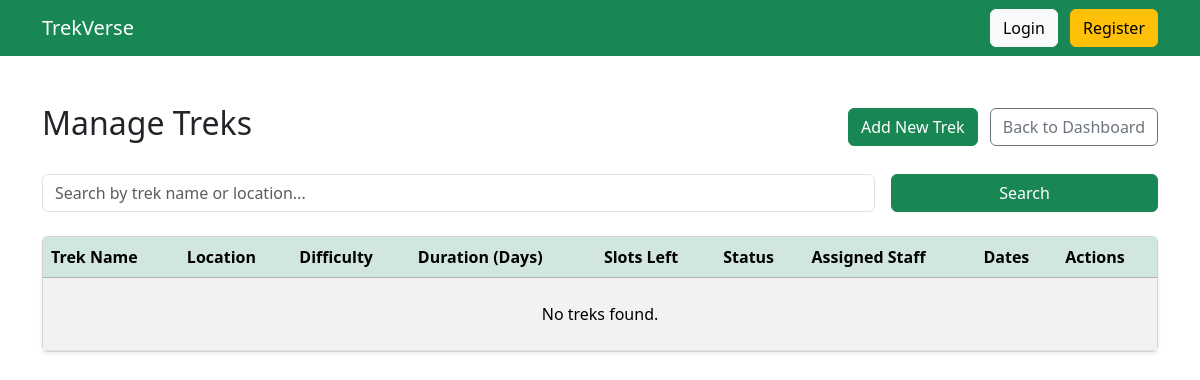
/admin/treks (signed in), run on an earlier commit of the app's database.
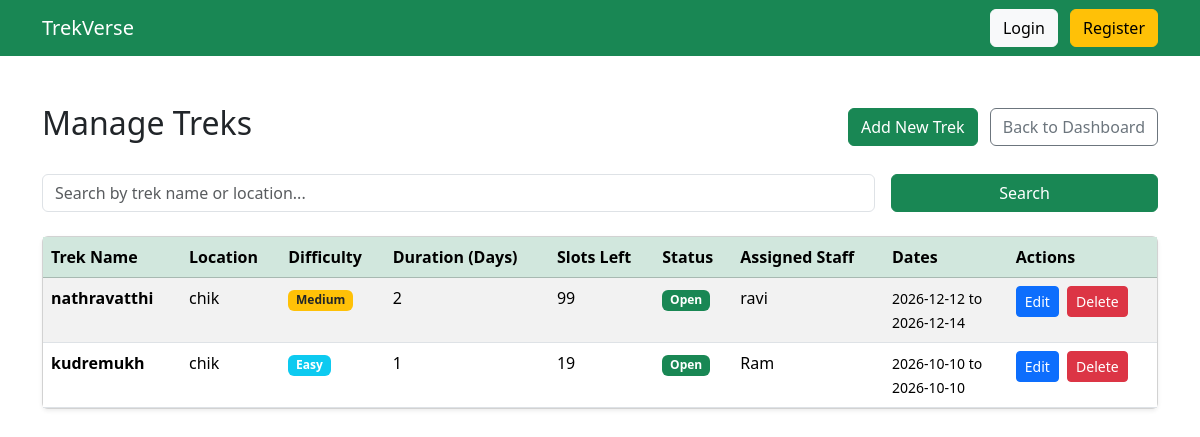
And on a later commit of the database.
### models.py (models this page shows)
class Trek(db.Model):
    __tablename__ = "treks"
    id = db.Column(db.Integer, primary_key=True)
    name = db.Column(db.String(100), nullable=False)
    location = db.Column(db.String(100), nullable=False)
    difficulty = db.Column(db.String(20), nullable=False)
    duration = db.Column(db.Integer, nullable=False)
    available_slots = db.Column(db.Integer, nullable=False)
    status = db.Column(db.String(20), default="Pending")
    start_date = db.Column(db.Date)
    end_date = db.Column(db.Date)
    description = db.Column(db.Text)
    staff_id = db.Column(
        db.Integer,
        db.ForeignKey("users.id")
    )
    created_at = db.Column(
        db.DateTime,
        default=datetime.utcnow
    )
    bookings = db.relationship(
        "Booking",
        backref="trek",
        lazy=True
    )

class User(db.Model):
    __tablename__ = "users"
    id = db.Column(db.Integer, primary_key=True)
    name = db.Column(db.String(100), nullable=False)
    email = db.Column(db.String(120), unique=True, nullable=False)
    password = db.Column(db.String(255), nullable=False)
    phone = db.Column(db.String(15))
    role = db.Column(db.String(20), nullable=False)
    approved = db.Column(db.Boolean, default=False)
    blacklisted = db.Column(db.Boolean, default=False)
    experience_years = db.Column(db.Integer, default=0)
    skills = db.Column(db.String(255), default="")
    bio = db.Column(db.Text, default="")
    created_at = db.Column(db.DateTime, default=datetime.utcnow)
    managed_treks = db.relationship(
        "Trek",
        backref="staff",
        lazy=True
    )
    bookings = db.relationship(
        "Booking",
        backref="user",
        lazy=True
    )

### routes.py (the view)
    @app.route("/admin/treks")
    def admin_treks():
        if "user_id" not in session or session["role"] != "admin":
            return "Access Denied"
        q = request.args.get("q", "")
        if q:
            treks = Trek.query.filter(Trek.name.like(f"%{q}%") | Trek.location.like(f"%{q}%")).all()
        else:
            treks = Trek.query.all()
        return render_template("admin/treks.html", treks=treks, q=q)

### templates/admin/treks.html
{% extends "base.html" %}
{% block content %}
<div class="d-flex justify-content-between align-items-center mb-4">
    <h2>Manage Treks</h2>
    <div>
        <a href="/admin/treks/add" class="btn btn-success me-2">Add New Trek</a>
        <a href="/admin/dashboard" class="btn btn-outline-secondary">Back to Dashboard</a>
    </div>
</div>
<form method="GET" action="/admin/treks" class="row g-3 mb-4">
    <div class="col-md-9">
        <input type="text" name="q" class="form-control" placeholder="Search by trek name or location..." value="{{ q or '' }}">
    </div>
    <div class="col-md-3">
        <button type="submit" class="btn btn-success w-100">Search</button>
    </div>
</form>
<div class="card shadow-sm">
    <div class="card-body p-0">
        <table class="table table-striped table-hover mb-0">
            <thead class="table-success">
                <tr>
                    <th>Trek Name</th>
                    <th>Location</th>
                    <th>Difficulty</th>
                    <th>Duration (Days)</th>
                    <th>Slots Left</th>
                    <th>Status</th>
                    <th>Assigned Staff</th>
                    <th>Dates</th>
                    <th>Actions</th>
                </tr>
            </thead>
            <tbody>
                {% for trek in treks %}
                <tr>
                    <td><strong>{{ trek.name }}</strong></td>
                    <td>{{ trek.location }}</td>
                    <td>
                        <span class="badge {% if trek.difficulty == 'Easy' %}bg-info{% elif trek.difficulty == 'Medium' %}bg-warning text-dark{% else %}bg-danger{% endif %}">
                            {{ trek.difficulty }}
                        </span>
                    </td>
                    <td>{{ trek.duration }}</td>
                    <td>{{ trek.available_slots }}</td>
                    <td>
                        <span class="badge {% if trek.status == 'Open' %}bg-success{% elif trek.status == 'Closed' %}bg-secondary{% elif trek.status == 'Pending' %}bg-warning text-dark{% else %}bg-primary{% endif %}">
                            {{ trek.status }}
                        </span>
                    </td>
                    <td>{{ trek.staff.name if trek.staff else 'Unassigned' }}</td>
                    <td>
                        <small>
                            {{ trek.start_date.strftime('%Y-%m-%d') if trek.start_date else 'N/A' }} to<br>
                            {{ trek.end_date.strftime('%Y-%m-%d') if trek.end_date else 'N/A' }}
                        </small>
                    </td>
                    <td>
                        <a href="/admin/treks/edit/{{ trek.id }}" class="btn btn-sm btn-primary me-1">Edit</a>
                        <form action="/admin/treks/delete/{{ trek.id }}" method="POST" class="d-inline" onsubmit="return confirm('Are you sure you want to delete this trek?');">
                            <button type="submit" class="btn btn-sm btn-danger">Delete</button>
                        </form>
                    </td>
                </tr>
                {% else %}
                <tr>
                    <td colspan="9" class="text-center py-4">No treks found.</td>
                </tr>
                {% endfor %}
            </tbody>
        </table>
    </div>
</div>
{% endblock %}

### templates/base.html (shortened to what this page needs)
<!DOCTYPE html>
<html lang="en">
<head>
    <link href="https://cdn.jsdelivr.net/npm/bootstrap@5.3.7/dist/css/bootstrap.min.css" rel="stylesheet">
</head>
<body>
<nav class="navbar navbar-expand-lg navbar-dark bg-success">
    <div class="container">
        <a class="navbar-brand" href="/"> TrekVerse</a>
        <div>
            <a class="btn btn-light me-2" href="/login">Login</a>
            <a class="btn btn-warning" href="/register">Register</a>
        </div>
    </div>
</nav>
<div class="container mt-5">
{% block content %}
{% endblock %}
</div>
</body>
</html>

What changed in the data, as far as the page shows it:
added Trek: name "nathravatthi", location "chik", difficulty "Medium", duration "2", available_slots "99", status "Open", staff "ravi", start_date "2026-12-12", end_date "2026-12-14"
added Trek: name "kudremukh", location "chik", difficulty "Easy", duration "1", available_slots "19", status "Open", staff "Ram", start_date "2026-10-10", end_date "2026-10-10"
Also different on the page:
text no longer shown: "No treks found."
